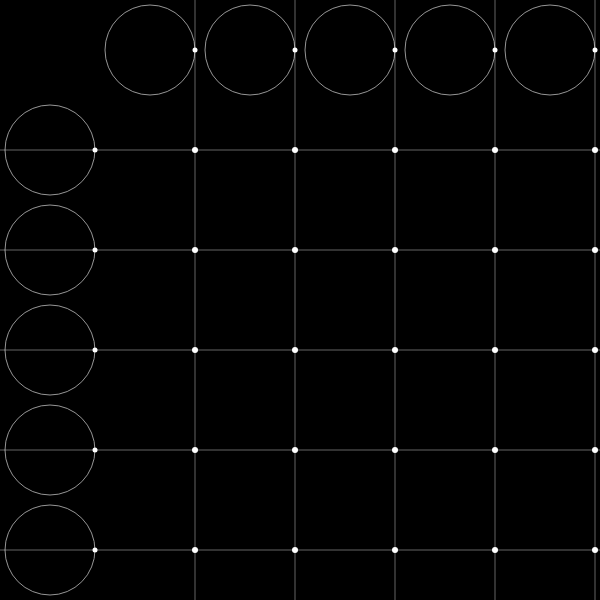
Frame 1 (no input)
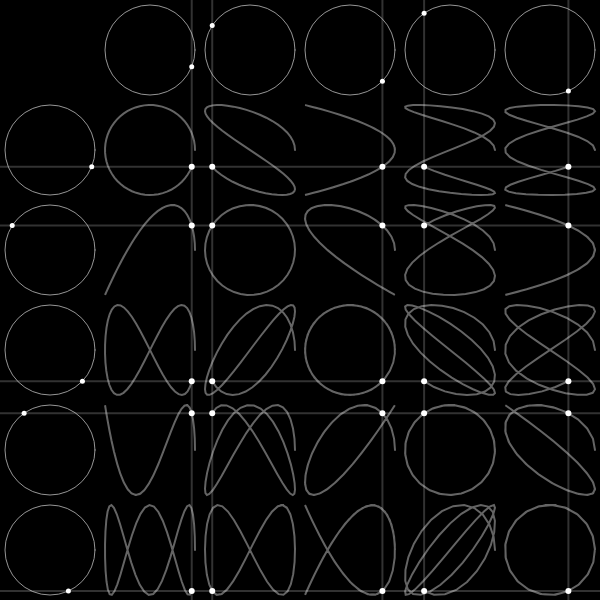
Frame 60 (no input)
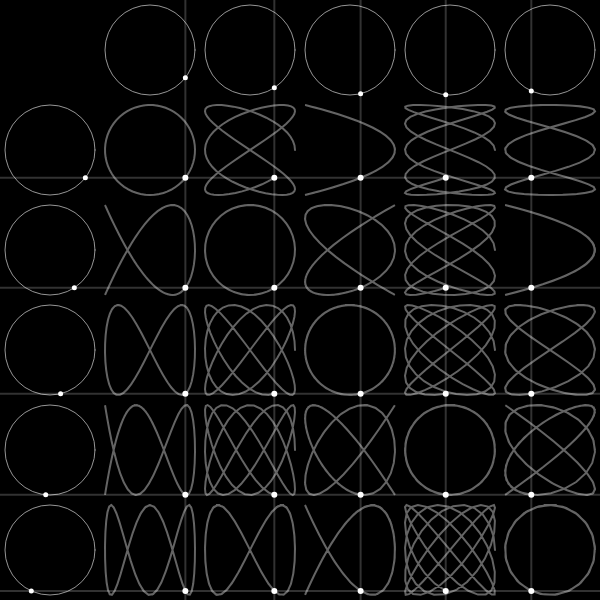
Frame 120 (the mouse pressed at the canvas centre since frame 60)

The p5.js sketch that drew these frames (run headless with seeded random() and noise() and a simulated clock; from frame 60 on, the mouse is pressed at the canvas centre):

// p5.js sketch
// ── sketch.js
var x = 0;
var y = 0;
var r = 50;

var angle = 0;

var ancho = 100;
var curves = [];


function setup() {
	createCanvas(600, 600);
	background(0);

	cols = floor(width / ancho);
	rows = floor(height / ancho);

	// resizeCanvas(cols * ancho, rows * ancho);
	curves = new Array(rows);
	for (let i = 0; i < rows; i++) {
		curves[i] = new Array(cols);
		for (let j = 0; j < cols; j++) {
			// console.log("x", j * ancho, "y", i * ancho)
			let current = new Curve(j * ancho + (ancho / 2), i * ancho + (ancho / 2), 9 * ancho / 10);
			curves[i][j] = current;
		}
	}
}

function draw() {
	background(0);


	for (let x = 0; x < cols; x++) {
		for (let y = 0; y < rows; y++) {

			if (x == 0 && y == 0) continue;

			let curve = curves[y][x];
			if (x == 0 || y == 0) {

				curve.updatePoint((x + y) * 1)

				strokeWeight(2);
				stroke(255, 50);
				if (x == 0) {
					line(0, curve.point.y, width, curve.point.y);
				} else if (y == 0) {
					line(curve.point.x, 0, curve.point.x, height);
				}

			} else {

				let top, bot;

				top = curves[0][x];
				bot = curves[y][0];

				curvePoint = {
					x: top.point.x,
					y: bot.point.y
				};

				stroke(255,255);
				strokeWeight(6);
				point(curvePoint.x, curvePoint.y);

				curve.addPoint(curvePoint);

				curve.show();
			}

		}
	}

	angle -= 0.05;

	// translate(width / 2, height / 2);
	// x = r * cos(3 * angle);
	// y = r * sin(1.3 * angle);
	// waves.push([x, y]);
	// stroke(255);
	// strokeWeight(2);
	// beginShape();
	// noFill(); 
	// for(wave of waves)
	// {
	// 	vertex(wave[0], wave[1]);
	// }
	// endShape();
	// strokeWeight(9);
	// let lastPoint = waves[waves.length - 1];
	// point(lastPoint[0], lastPoint[1]);
	// strokeWeight(1);
	// line(lastPoint[0], 0, lastPoint[0], height);
	// line(0, lastPoint[1], width, lastPoint[1]);
}
// ── curve.js
class Curve {
    constructor(x, y, radio) {
        this.wave = [];
        this.radio = radio;
        this.angle = 0;
        this.x = x;
        this.y = y;

        this.point = {
            x: 0,
            y: 0
        };
    }

    updatePoint(ratio = 0) {


        let _angle = angle;
        noFill();
        strokeWeight(1);
        stroke(150, 255);
        ellipse(this.x, this.y, this.radio);

        _angle *= ratio + 1;

        let px = this.radio / 2 * cos(_angle);
        let py = this.radio / 2 * sin(_angle);

        px += this.x;
        py += this.y;

        this.point.x = px;
        this.point.y = py;

        strokeWeight(5);
        stroke(255, 255);
        point(this.point.x, this.point.y);
    }

    show() {
        stroke(255, 100);
        strokeWeight(2);
        noFill();
        beginShape();
        this.wave.forEach(function (point) {
            vertex(point.x, point.y);
        });
        endShape();
    }

    addPoint(point) {

        this.wave.push(point);

    }
}
